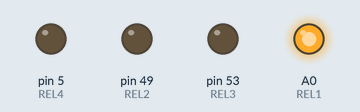
Recording of a sketch running on a simulated Arduino Mega 2560, built with avr-gcc and run on an emulated ATmega2560. Parts: output pins drawn as LEDs (lit = HIGH).

Above: at 0.5 s.
At 1.5 s:
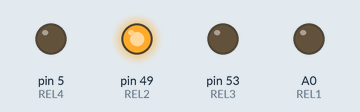
At 2.5 s:
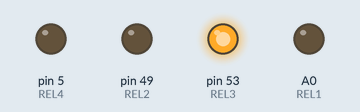
At 3.5 s:
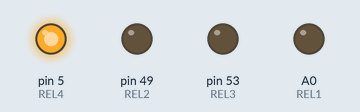
Timing chart, 0 to 5.2 s (numbered marks = the images above):
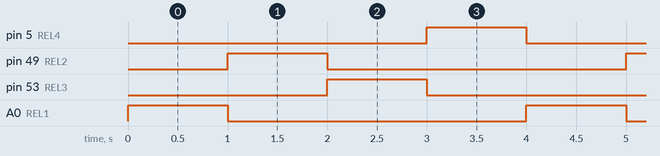

The sketch:

SignalRelayClick_Basic.ino
```cpp
/*
turns on the four relays with a delay
*/

#define REL1 A0
#define REL2 49
#define REL3 53
#define REL4 5

void setup() {
  pinMode (REL1, OUTPUT);                             // configuration of the output pins
  pinMode (REL2, OUTPUT);
  pinMode (REL3, OUTPUT);
  pinMode (REL4, OUTPUT);
}

//Turns on each relay board individually.
void loop() {
  digitalWrite (REL1, HIGH);                      // Relay 1 active
  digitalWrite (REL2, LOW);
  digitalWrite (REL3, LOW);
  digitalWrite (REL4, LOW);
  delay ( 1000 );                                 // pause for a second
  digitalWrite (REL1, LOW);                      // Relay 2 active
  digitalWrite (REL2, HIGH);
  digitalWrite (REL3, LOW);
  digitalWrite (REL4, LOW);
  delay ( 1000 );                                 // pause for a second
  digitalWrite (REL1, LOW);                      // Relay 3 active
  digitalWrite (REL2, LOW);
  digitalWrite (REL3, HIGH);
  digitalWrite (REL4, LOW);
  delay ( 1000 ); // pause for a second
  digitalWrite (REL1, LOW);
  digitalWrite (REL2, LOW);
  digitalWrite (REL3, LOW);
  digitalWrite (REL4, HIGH);                      //Relay 4 active
  delay ( 1000 );                                 // pause for a second
}
```

Measured:
- by itself, pin 5 (REL4), pin 49 (REL2), pin 53 (REL3), A0 (REL1): alternates HIGH for 1.0 s and LOW for 3.0 s
- by itself, everything shown: repeats every 4.0 s, in 4 steps
